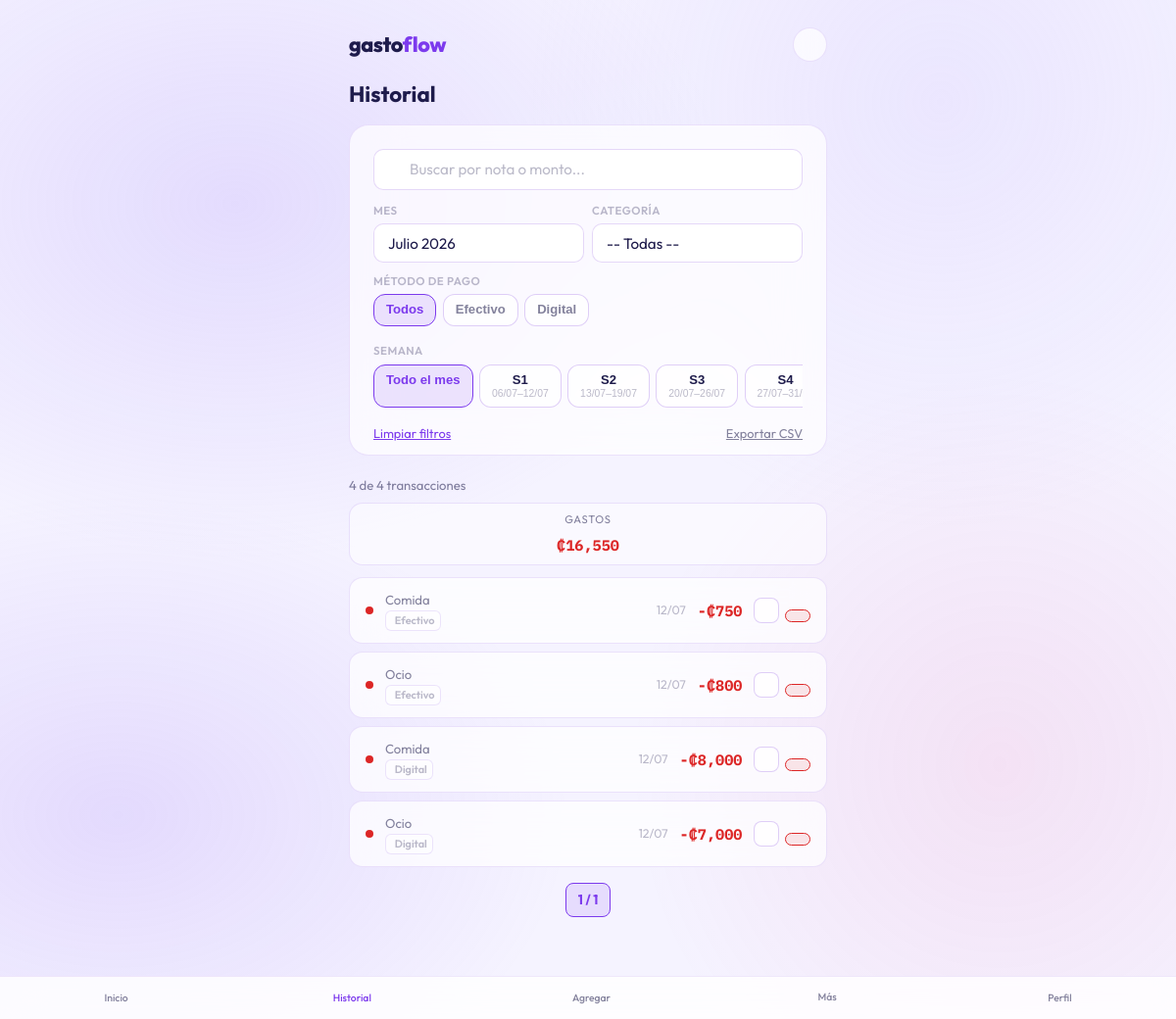
Screenshot of /historial (signed in) with the database file from the repository.
### models.py (models this page shows, shortened)
class Transaccion(db.Model):
    __tablename__ = "transacciones"
    id           = db.Column(db.Integer, primary_key=True)
    usuario_id   = db.Column(db.Integer, db.ForeignKey("usuarios.id"), nullable=False)
    categoria_id = db.Column(db.Integer, db.ForeignKey("categorias.id"), nullable=False)
    tipo         = db.Column(db.String(10), nullable=False)   # "gasto" o "ingreso"
    monto        = db.Column(db.Numeric(10, 2), nullable=False)  # Numeric evita errores de flotante
    fecha        = db.Column(db.Date, default=date.today, nullable=False)
    nota         = db.Column(db.String(255), nullable=True)
    metodo_pago  = db.Column(db.String(20), nullable=True)    # "efectivo" / "digital" / None
    fecha_creacion = db.Column(db.DateTime, default=lambda: datetime.now(timezone.utc))

class Categoria(db.Model):
    __tablename__ = "categorias"
    id         = db.Column(db.Integer, primary_key=True)
    usuario_id = db.Column(db.Integer, db.ForeignKey("usuarios.id"), nullable=False)
    nombre     = db.Column(db.String(50), nullable=False)
    tipo       = db.Column(db.String(10), nullable=False, default="gasto")  # "gasto" o "ingreso"
    transacciones = db.relationship("Transaccion", backref="categoria")

### transacciones.py (the view)
@transacciones_bp.route("/historial")
@login_required
def historial():
    anio, mes, categoria_id, semana, metodo_pago, q = _leer_filtros_de_query()
    pagina = request.args.get("pagina", 1, type=int)
    por_pagina = 10
    transacciones, total, total_gastos_filtro, total_ingresos_filtro = _transacciones_paginadas(
        current_user.id, anio, mes, categoria_id, semana, metodo_pago, pagina, por_pagina, q
    )
    total_paginas = ceil(total / por_pagina) if total > 0 else 1
    categorias = Categoria.query.filter_by(usuario_id=current_user.id).order_by(Categoria.nombre).all()
    meses_con_datos = (
        db.session.query(
            extract("year", Transaccion.fecha),
            extract("month", Transaccion.fecha),
        )
        .filter(Transaccion.usuario_id == current_user.id)
        .distinct()
        .order_by(extract("year", Transaccion.fecha).desc(), extract("month", Transaccion.fecha).desc())
        .all()
    )
    meses_disponibles = [
        {"anio": int(a), "mes": int(m), "etiqueta": f"{MESES_ES[int(m)]} {int(a)}"}
        for a, m in meses_con_datos
    ]
    semanas_disponibles = []
    if anio and mes:
        semanas_disponibles = _calcular_semanas_del_mes(anio, mes)
    return render_template(
        "historial.html",
        transacciones=transacciones,
        categorias=categorias,
        meses_disponibles=meses_disponibles,
        anio_seleccionado=anio,
        mes_seleccionado=mes,
        categoria_seleccionada=categoria_id,
        semana_seleccionada=semana,
        metodo_pago_seleccionado=metodo_pago,
        semanas_disponibles=semanas_disponibles,
        q=q,
        pagina_actual=pagina,
        total_paginas=total_paginas,
        por_pagina=por_pagina,
        total_transacciones=total,
        mostrando=len(transacciones),
        total_gastos_filtro=total_gastos_filtro,
        total_ingresos_filtro=total_ingresos_filtro,
    )

### transacciones.py (called while the page is built)
def _leer_filtros_de_query():
    hoy = date.today()
    anio = request.args.get("anio", type=int, default=hoy.year)
    mes  = request.args.get("mes",  type=int, default=hoy.month)
    categoria_id = request.args.get("categoria_id", type=int)
    semana = request.args.get("semana", type=int)
    metodo_pago = request.args.get("metodo_pago", "").strip() or None
    if metodo_pago not in (None, "efectivo", "digital"):
        metodo_pago = None
    q = request.args.get("q", "").strip()
    return anio, mes, categoria_id, semana, metodo_pago, q

### templates/historial.html (shortened to what this page needs)
{% extends "base.html" %}
{% block contenido %}
<h1 style="font-family: var(--fuente-sans); font-weight: 700; font-size: 1.4rem; margin-bottom: 0.75rem; color: var(--tinta);">Historial</h1>
<div id="contenido-historial">
    <div class="recibo filtros-recibo">
        <form method="GET" action="{{ url_for('transacciones.historial') }}" id="form-filtros">
            <div class="campo busqueda-wrap" style="margin-bottom: 0.75rem;">
                <input type="search" name="q" placeholder="Buscar por nota o monto..." value="{{ q or '' }}" id="input_q">
            </div>
            <div class="filtros-fila">
                <div style="flex:1; min-width:0;">
                    <label class="filtro-label">Mes</label>
                    <select name="mes_anio" id="select_mes">
                        {% for m in meses_disponibles %}
                            <option value="{{ m.anio }}-{{ m.mes }}"
                                {% if anio_seleccionado == m.anio and mes_seleccionado == m.mes %}selected{% endif %}>
                                {{ m.etiqueta }}
                            </option>
                        {% endfor %}
                    </select>
                </div>
                <div style="flex:1; min-width:0;">
                    <label class="filtro-label">Categoría</label>
                    <select name="categoria_id" id="select_categoria">
                        <option value="">-- Todas --</option>
                    </select>
                </div>
            </div>
        </form>
        <div style="margin-top:0.6rem;">
            <label class="filtro-label">Método de pago</label>
            <div class="semanas-scroll" id="chips-metodo-hist">
                <button type="button" data-metodo="" class="chip-semana {% if not metodo_pago_seleccionado %}activo{% endif %}">
                    <span class="chip-label">Todos</span>
                </button>
                <button type="button" data-metodo="efectivo" class="chip-semana {% if metodo_pago_seleccionado == 'efectivo' %}activo{% endif %}">
                    <span class="chip-label"> Efectivo</span>
                </button>
                <button type="button" data-metodo="digital" class="chip-semana {% if metodo_pago_seleccionado == 'digital' %}activo{% endif %}">
                    <span class="chip-label"> Digital</span>
                </button>
            </div>
        </div>
        {% if semanas_disponibles %}
        <div style="margin-top:0.4rem;">
            <label class="filtro-label">Semana</label>
            <div class="semanas-scroll" id="campo_semanas">
                <button type="button" data-semana="" class="chip-semana {% if not semana_seleccionada %}activo{% endif %}">
                    <span class="chip-label">Todo el mes</span>
                </button>
                {% for semana in semanas_disponibles %}
                    <button type="button" data-semana="{{ semana.numero }}"
                            class="chip-semana {% if semana_seleccionada == semana.numero %}activo{% endif %}">
                        <span class="chip-num">S{{ semana.numero }}</span>
                        <span class="chip-rango">{{ semana.inicio }}–{{ semana.fin }}</span>
                    </button>
                {% endfor %}
            </div>
        </div>
        {% endif %}
        <div style="margin-top:0.75rem; display:flex; justify-content:space-between; align-items:center; font-size:0.8rem;">
            <a href="{{ url_for('transacciones.historial') }}" style="color:var(--accent);">
                 Limpiar filtros
            </a>
            <a href="{{ url_for('transacciones.exportar_csv', anio=anio_seleccionado, mes=mes_seleccionado, categoria_id=categoria_seleccionada) }}" style="color:var(--tinta-suave);">
                 Exportar CSV
            </a>
        </div>
    </div>
    <div id="tabla-container">
        {% include "_tabla_historial.html" %}
    </div>
</div>
{% endblock %}

### templates/_tabla_historial.html (shortened to what this page needs)
<div style="margin-bottom: 0.75rem;">
    <div class="texto-suave" style="display:flex; justify-content:space-between; align-items:center; font-size:0.82rem; margin-bottom:0.4rem;">
        <span>{{ mostrando }} de {{ total_transacciones }} transacciones</span>
    </div>
    {% if total_gastos_filtro > 0 or total_ingresos_filtro > 0 %}
    <div style="display:flex; gap:0.5rem;">
        {% if total_gastos_filtro > 0 %}
        <div class="tarjeta-mini" style="flex:1; padding:0.5rem 0.75rem;">
            <p class="etiqueta" style="font-size:0.7rem;"> Gastos</p>
            <p class="monto gasto" style="font-size:0.95rem;">₡{{ "{:,.0f}".format(total_gastos_filtro) }}</p>
        </div>
        {% endif %}
    </div>
    {% endif %}
</div>
{% if transacciones %}
<div class="tabla-historial">
    {% for t in transacciones %}
    <div class="fila-transaccion" id="fila-transaccion-{{ t.id }}">
        <span class="tipo-dot {{ t.tipo }}"></span>
        <div class="info">
            <span class="categoria">{{ t.categoria.nombre }}</span>
            <span class="meta-fila">
                {% if t.metodo_pago == 'efectivo' %}
                    <span class="badge-metodo"> Efectivo</span>
                {% elif t.metodo_pago == 'digital' %}
                    <span class="badge-metodo"> Digital</span>
                {% endif %}
            </span>
        </div>
        <span class="fecha">{{ t.fecha.strftime('%d/%m') }}</span>
        <span class="monto-t {{ t.tipo }}">
            {{ '-' if t.tipo == 'gasto' else '+' }}₡{{ "{:,.0f}".format(t.monto) }}
        </span>
        <div class="acciones">
            <a href="{{ url_for('transacciones.editar', transaccion_id=t.id) }}" class="btn btn-secundario btn-chico" title="Editar">
            </a>
            <form class="form-eliminar" method="POST"
                  action="{{ url_for('transacciones.eliminar', transaccion_id=t.id) }}"
                  data-transaccion-id="{{ t.id }}"
                  style="display:inline">
                <button type="submit" class="btn btn-oxido btn-chico" title="Eliminar">
                </button>
            </form>
        </div>
    </div>
    {% endfor %}
</div>
<div class="paginacion">
    <span class="actual">{{ pagina_actual }} / {{ total_paginas }}</span>
</div>
{% else %}
<p class="texto-vacio">No hay transacciones que coincidan con estos filtros.</p>
{% endif %}

### rows the page displays
Transaccion: categoria.nombre "Comida", metodo_pago "Efectivo", fecha "12/07", tipo "-", monto "750"
Transaccion: categoria.nombre "Ocio", metodo_pago "Efectivo", fecha "12/07", tipo "-", monto "800"
Transaccion: categoria.nombre "Comida", metodo_pago "Digital", fecha "12/07", tipo "-", monto "8,000"
Transaccion: categoria.nombre "Ocio", metodo_pago "Digital", fecha "12/07", tipo "-", monto "7,000"

### other values shown
{{ semana.numero }} "1" "2" "3" "4"
{{ semana.inicio }} "06/07" "13/07" "20/07" "27/07"
{{ semana.fin }} "12/07" "19/07" "26/07"
{{ mostrando }} "4"
{{ total_transacciones }} "4"
{{ "{:,.0f}".format(total_gastos_filtro) }} "16,550"
{{ pagina_actual }} "1"
{{ total_paginas }} "1"
form field mes_anio "Julio 2026"
